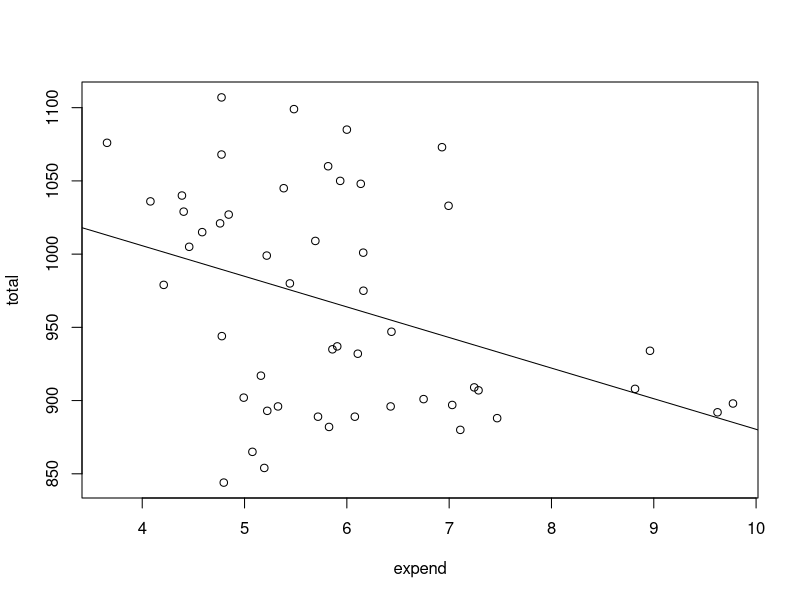
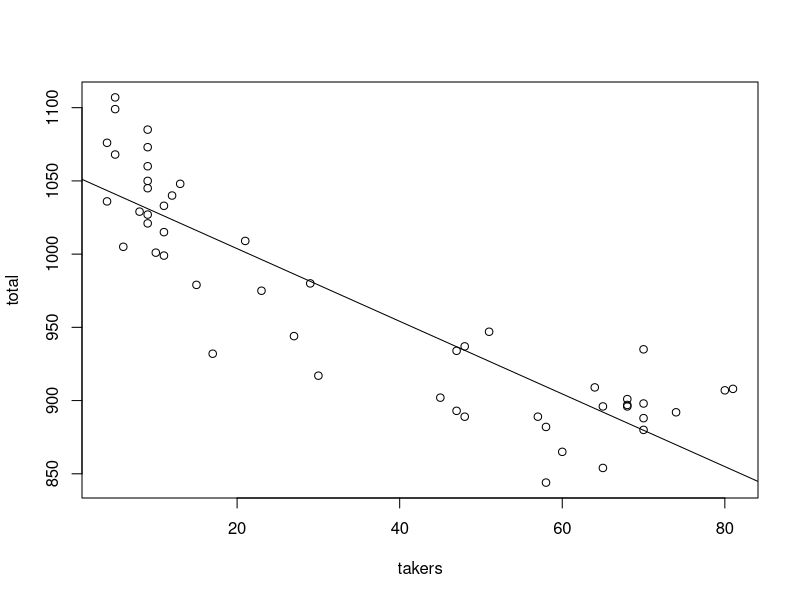
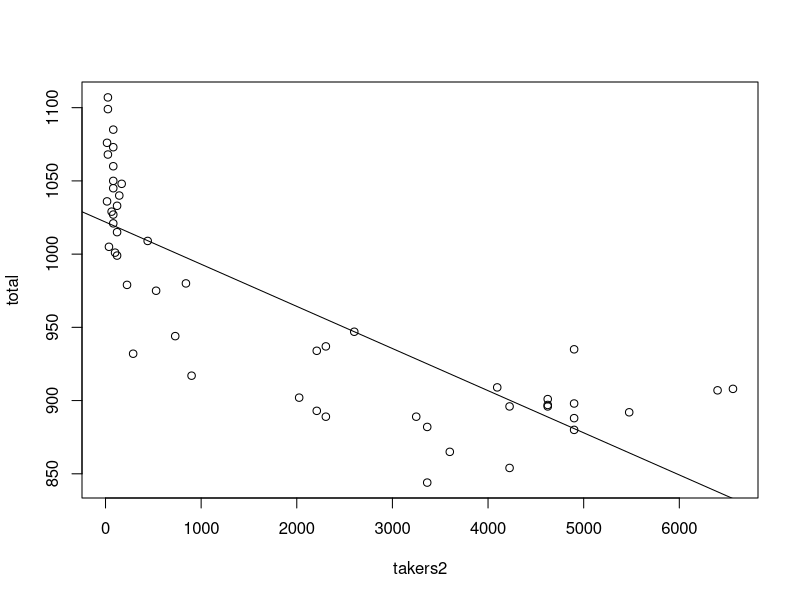

R code for these plots, in order:
# Ass 2: 2.1 


sat = read.table("sat.txt", header = TRUE, sep=" ", dec = ".", )

#a 

#a.1: Get lm of sat with total as response variable 
totallm = lm(total~expend+ratio+salary+takers, data=sat)
summary(totallm)

#a.2.1: Find first variable for Step Up strategy
summary(lm(total~expend,data=sat)) # R^2 = 0.1448    significant
summary(lm(total~ratio,data=sat))  # R^2 = 0.006602  not significant
summary(lm(total~salary,data=sat)) # R^2 = 0.1935    significant
summary(lm(total~takers,data=sat)) # R^2 = 0.787     significant

# we take takers as first variable

#a.2.2: Find second variable for Step Up strategy
summary(lm(total~takers+expend,data=sat))  # R^2 = 0.8195  significant
summary(lm(total~takers+ratio,data=sat))   # R^2 = 0.7991  not significant
summary(lm(total~takers+salary,data=sat))  # R^2 = 0.8056  significant

# we take expend as second variable

#a.2.3: Find third variable for Stup Up strategy
summary(lm(total~takers+expend+ratio,data=sat))   # R^2 = 0.8227 not significant
summary(lm(total~takers+expend+salary,data=sat))  # R^2 = 0.8078 not significant

# We do not take a third variable, as neither are significant.
# Resulting model:
summary(lm(total~takers+expend,data=sat))  # R^2 = 0.8195  significant
# Total = 993.8317 - 2.8509*takers + 12.2865*expend + error
# with R^2 = 0.8195 and hat(sigma) = 32.46


#a.3.1: Find first variable to remove for Step Down strategy
summary(lm(total~expend+ratio+salary+takers, data=sat))
# expend, ratio and salary are not significant, we remove expend, which has the highest p-value

#a.3.2: Find second variable to remove for Step Down strategy
summary(lm(total~ratio+salary+takers, data=sat))
#All remaining variables are significant. 

# Resulting model:
# Total = 1057.8982 - 4.6394*ratio + 2.5525*salary - 2.9134*takers + error
# With R^2 = 0.8239 and hat(sigma) = 32.41

# SECOND ONE IS BETTER: HIGHER R^2 and lower Sigma and same number of variables
# BUT FIRST ONE HAS ONLY 2 VARIABLES SO IS BETTER


#b.1: expend dataset with takers^2
sat$takers2=(sat$takers)^2
sat

# WELL HERE WE FucKING GO AGAIN

# STEP UP
#b.2.1: Find first variable for Step Up strategy
summary(lm(total~expend,data=sat))  # R^2 = 0.1448    significant
summary(lm(total~ratio,data=sat))   # R^2 = 0.006602  not significant
summary(lm(total~salary,data=sat))  # R^2 = 0.1935    significant
summary(lm(total~takers,data=sat))  # R^2 = 0.787     significant
summary(lm(total~takers2,data=sat)) # R^2 = 0.6578    significant
# we take takers as first variable

#b.2.2: Find second variable for Step Up strategy
summary(lm(total~takers+expend,data=sat))  # R^2 = 0.8195  significant
summary(lm(total~takers+ratio,data=sat))   # R^2 = 0.7991  not significant
summary(lm(total~takers+salary,data=sat))  # R^2 = 0.8056  significant
summary(lm(total~takers+takers2,data=sat)) # R^2 = 0.8732  significant
# we take takers2 as second variable

#b2.3: Find third variable for Step Up strategy
summary(lm(total~takers+takers2+expend,data=sat))  # R^2 = 0.8859  significant
summary(lm(total~takers+takers2+ratio,data=sat))   # R^2 = 0.8738  not significant
summary(lm(total~takers+takers2+salary,data=sat))  # R^2 = 0.8858  significant
# we take expend as third variable

#b2.4: Find fourth variable for Steup Up strategy
summary(lm(total~takers+takers2+expend+ratio,data=sat))  # R^2 = 0.8887  not significant
summary(lm(total~takers+takers2+expend+salary,data=sat)) # R^2 = 0.8873  not significant
# We do not take a third variable, as neither are significant.

# Resulting model:
summary(lm(total~takers+takers2+expend,data=sat))  # R^2 = 0.8859  significant
# Total = 1052 -6.381*takers + 0.04741*takers2 + 7.914*expend + error
# With R^2 = 0.8859 and hat(sigma) = 26.08


#b3.1 Find first variable to remove for Step Down strategy
summary(lm(total~expend+ratio+salary+takers+takers2, data=sat))
# expend, ratio and salary are not significant, we remove salary, which has the highest p-value

#b.3.2: Find second variable to remove for Step Down strategy
summary(lm(total~expend+ratio+takers+takers2, data=sat))
# Only ratio is not significant, so we remove ratio

#b.3.3: Find third variable to remove for Step Down strategy
summary(lm(total~expend+takers+takers2, data=sat))
#All remaining variables are significant. 

# Resulting model:
# Total = 1052 + 7.914*expend - 6.381*takers + 0.04741*takers2 + error
# With R^2 = 0.8859 and hat(sigma) = 26.08

# HOLY MOLY THEY ARE THE SAME!

#c 
# We prefer the second solution as the R^2 is much higher (0.8859 vs 0.8195),
best_model =lm(total~expend+takers+takers2, data=sat)
# even though one more variable is used
# Takers is most significant and negatively correlated. Takers squared is also 
# very significant and has a positive correlation, this is possibly to compensate for takers.
attach(sat)
exp_lm = lm(total~expend, data=sat)
plot(expend,total)
abline(exp_lm)

tak_lm = lm(total~takers)
plot(takers,total)
abline(tak_lm)

tak2_lm = lm(total~takers2)
plot(takers2,total)
abline(tak2_lm)



#d.1 add
fitted(best_model)
newxdata = data.frame(expend=5, takers=25, takers2=625)
predict(best_model,newxdata,interval="confidence",level=0.95)
